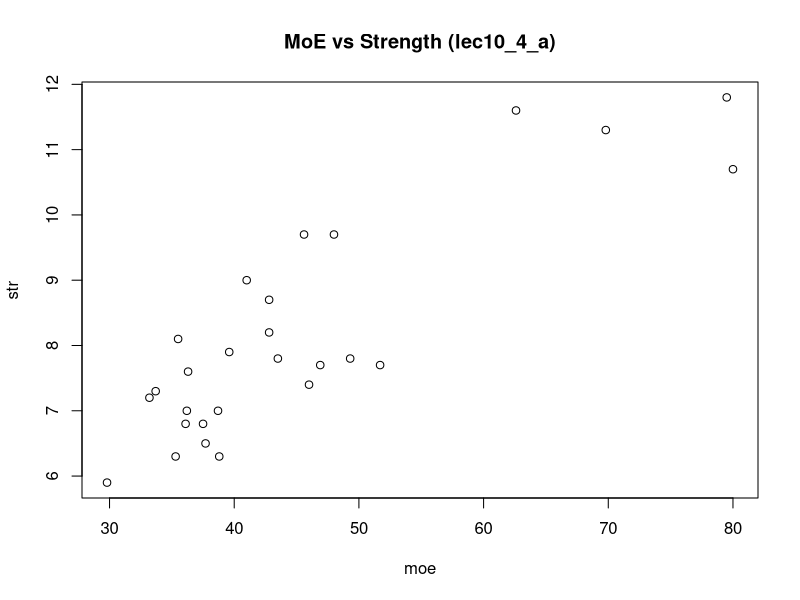
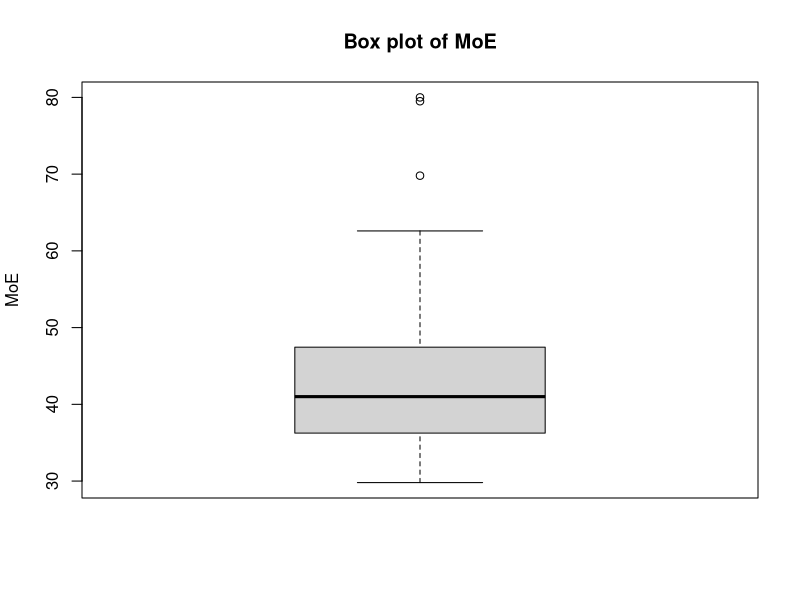
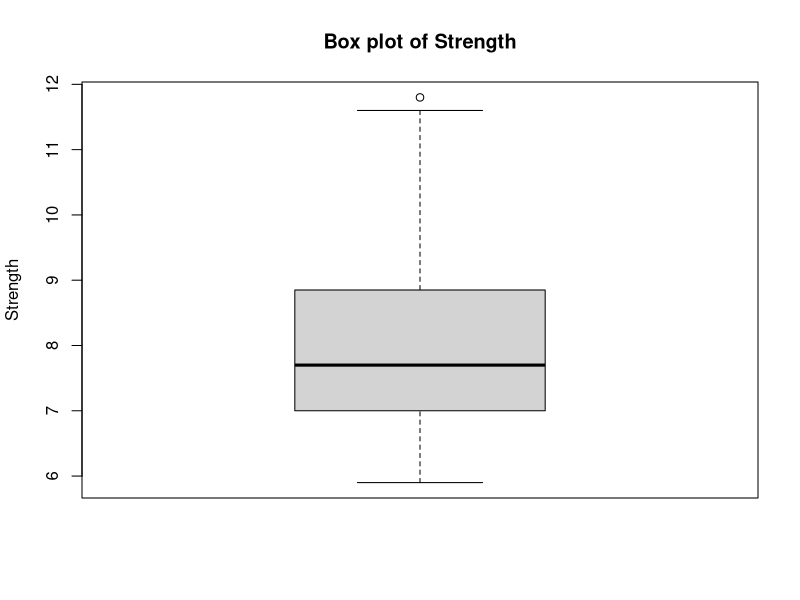
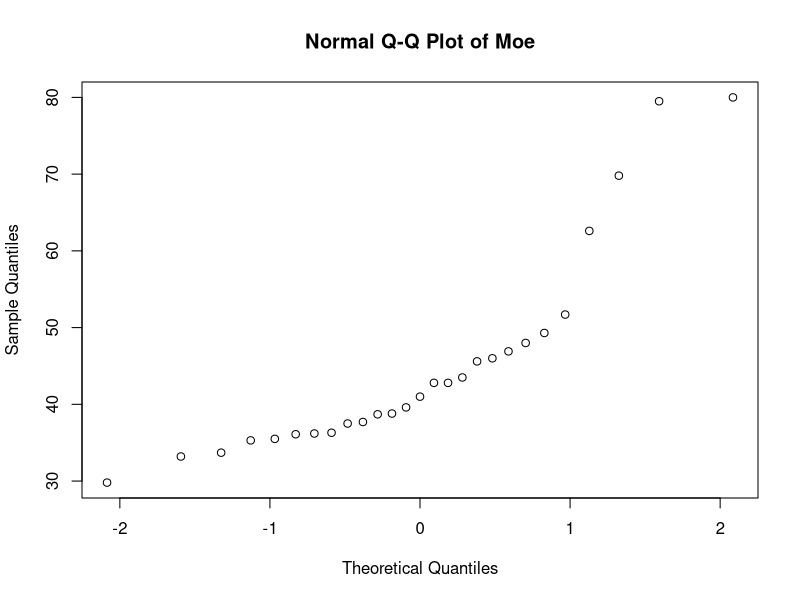
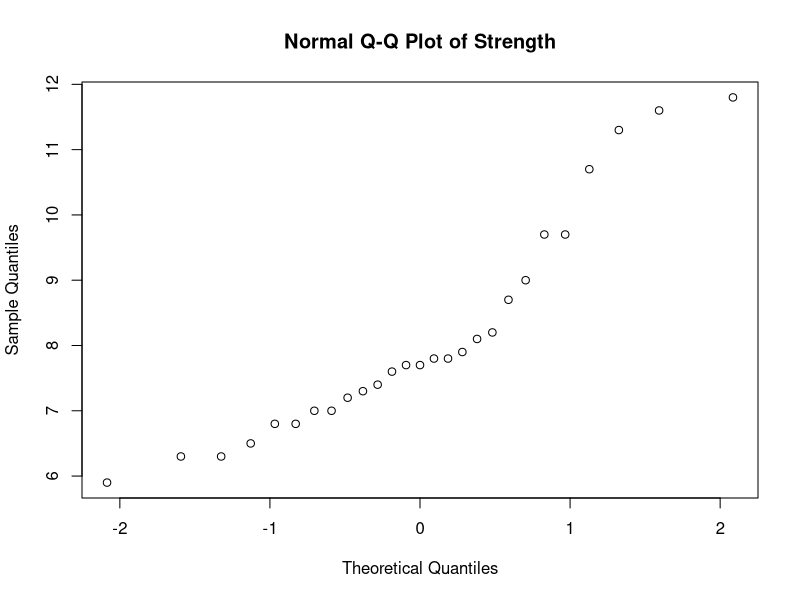

R code for these plots, in order:
# Omar AlSughayer, 1337255
# Math 390, HWS3, HW10

# lec_9_4
# data
moe = c(29.8, 33.2, 33.7, 35.3, 35.5, 36.1, 36.2, 36.3, 37.5, 37.7, 38.7, 38.8, 39.6, 41.0, 42.8, 42.8,
        43.5, 45.6, 46.0, 46.9, 48.0, 49.3, 51.7, 62.6, 69.8, 79.5, 80.0)

str = c(5.9, 7.2, 7.3, 6.3, 8.1, 6.8, 7.0, 7.6, 6.8, 6.5, 7.0, 6.3, 7.9, 9.0, 8.2, 8.7, 7.8, 9.7, 7.4, 
        7.7, 9.7, 7.8, 7.7, 11.6, 11.3, 11.8, 10.7)

# a)  Plot a scatterplot of Strength vs. MOE. By computer
plot(moe, str, main = "MoE vs Strength (lec10_4_a)")

# b) Make a boxplot of MOE, and of Strength. By computer.
boxplot(moe, ylab = "MoE", main = "Box plot of MoE")
boxplot(str, ylab = "Strength", main = "Box plot of Strength")

# c) Make a qqplot of MOE, and of Strength. By computer.
qqnorm(moe, main = "Normal Q-Q Plot of Moe")
qqnorm(str, main = "Normal Q-Q Plot of Strength")

# d) Compute the correlation coefficient between MOE and Strength. By hand. You may use the computer to 
# compute sample means of necessary quantities,but you must use one of the formulas for r.
n = length(moe) # = length(str)
mm = mean(moe)
ms = mean(str)

num = sum((moe - mm)*(str - ms))
dom = sqrt(sum((moe - mm)^2)*sum((str - ms)^2))
r_hand = num/dom # = 0.8592721

# e) Compare it with the correlation you get from cor() in R.
r_com = cor(moe, str) # = 0.8592721
# after running the code we see that r_hand == r_com = 0.8592721

# f) Compute the equation of the OLS fit (i.e., the intercept and slope). 
# By hand.You may use the computer to compute sample means
# of necessary quantities,but you must use the formulas for OLS intercept and slope)

# mean of squared moe 
mms = mean(moe^2)
# mean of multipication 
mxy = mean(moe*str)

# beta
b = (mxy - mm*ms)/(mms - mm^2) # = 0.1074821
# alpha 
a = ms - b*mm # = 3.2925

# g) Interpret the slope.

# a change of 1 moe is associated with a change of b = 0.107 in strength unit

# h) Predict Strength when MoE is 39.0 . By hand.
prediction = a + b*39.0 # = 7.484304

# i) Compute the sum squared error (SSE, or SSResid). You may use the computer 
# to compute sample means of necessary quantities.

# the predictions of strength using moe
pre_str = a + b*moe

# the sum of squared errors
sse = sum((str - pre_str)^2) # = 18.7356


